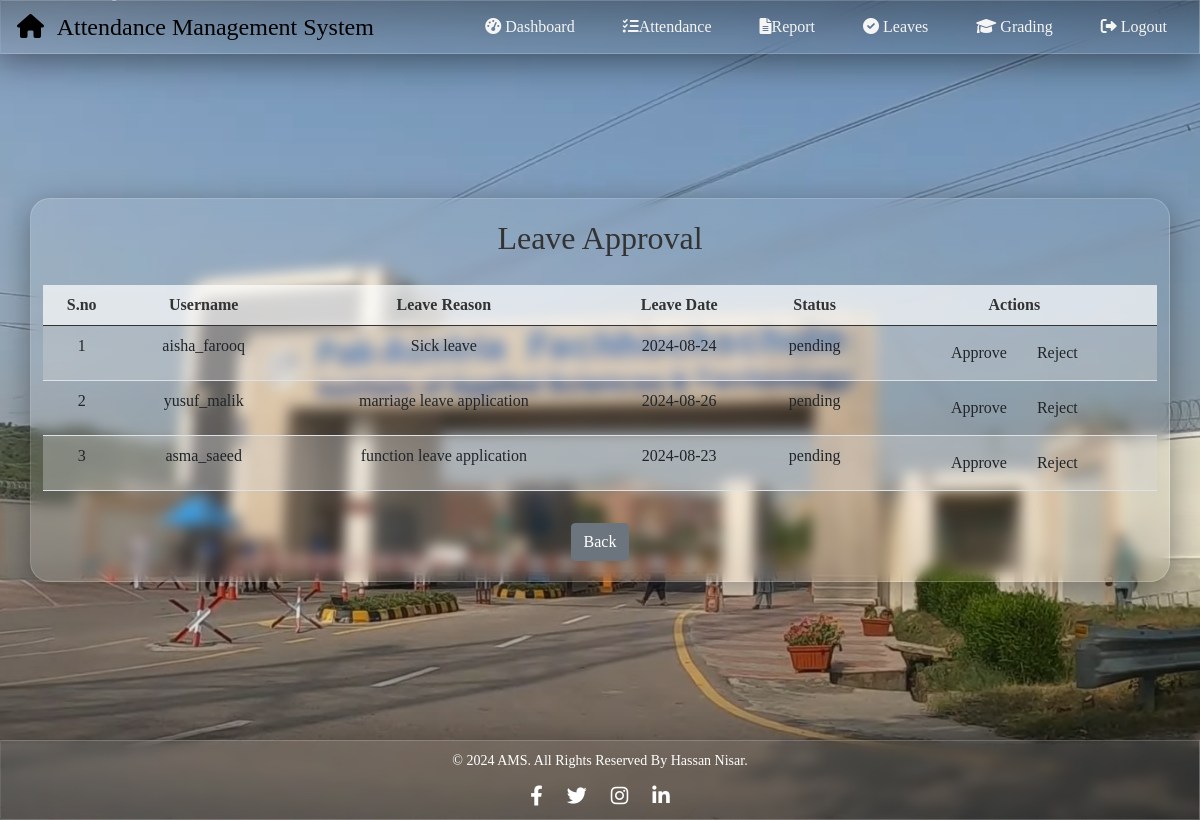
Page /php/leave_approval.php (signed in) on the committed database.
### tables this page shows
CREATE TABLE `leave_requests` (
  `LeaveID` int(11) NOT NULL,
  `UserID` int(11) NOT NULL,
  `LeaveReason` text NOT NULL,
  `LeaveDate` date NOT NULL,
  `Status` enum('pending','approved','rejected') NOT NULL DEFAULT 'pending',
  `CreatedAt` timestamp NOT NULL DEFAULT current_timestamp()
);

CREATE TABLE `users` (
  `UserID` int(11) NOT NULL,
  `Username` varchar(50) NOT NULL,
  `Useremail` varchar(255) NOT NULL,
  `ProfilePicture` varchar(255) DEFAULT 'default.jpg',
  `Password` varchar(255) NOT NULL,
  `UserType` enum('admin','student') NOT NULL DEFAULT 'student'
);

### php/leave_approval.php (the view, shortened to what this page needs)
<?php
include('db.php');
$leaveRequests = [];
$sNo = 1;
$sql = "SELECT lr.LeaveID, lr.UserID, lr.LeaveReason, lr.LeaveDate, lr.Status, u.Username FROM leave_requests lr JOIN users u ON lr.UserID = u.UserID";
$result = $conn->query($sql);
if ($result->num_rows > 0) {
    while ($row = $result->fetch_assoc()) {
        $leaveRequests[] = $row;
    }
}
?>
<!DOCTYPE html>
<html lang="en">
<head>
    <link rel="stylesheet" href="../css/leave_app.css">
    <link rel="stylesheet" href="../css/navbar.css">
    <link rel="stylesheet" href="../css/footer.css">
    <link href="https://cdnjs.cloudflare.com/ajax/libs/font-awesome/6.0.0/css/all.min.css" rel="stylesheet">
    <link href="https://cdn.jsdelivr.net/npm/bootstrap@5.0.2/dist/css/bootstrap.min.css" rel="stylesheet"
>
</head>
<body>
    <?php include('../includes/admin_header.php'); ?>
    <div class="row_app">
        <div class="container container_app">
            <h2>Leave Approval</h2>
            <table class="table table-striped">
                <thead>
                    <tr>
                        <th>S.no</th>
                        <th>Username</th>
                        <th>Leave Reason</th>
                        <th>Leave Date</th>
                        <th>Status</th>
                        <th>Actions</th>
                    </tr>
                </thead>
                <tbody>
                    <?php foreach ($leaveRequests as $request): ?>
                        <tr>
                            <td><?php echo $sNo++; ?></td>
                            <td><?php echo htmlspecialchars($request['Username']); ?></td>
                            <td><?php echo htmlspecialchars($request['LeaveReason']); ?></td>
                            <td><?php echo htmlspecialchars($request['LeaveDate']); ?></td>
                            <td><?php echo htmlspecialchars($request['Status']); ?></td>
                            <td>
                                <?php if ($request['Status'] == 'pending'): ?>
                                    <form method="POST" action="leave_approval.php" style="display:inline;">
                                        <button type="submit" name="action" value="approve"
                                            class="btn btn-approve">Approve</button>
                                        <button type="submit" name="action" value="reject"
                                            class="btn btn-reject">Reject</button>
                                    </form>
                                <?php else: ?>
                                    <span
                                        class="badge badge-secondary"><?php echo htmlspecialchars($request['Status']); ?></span>
                                <?php endif; ?>
                            </td>
                        </tr>
                    <?php endforeach; ?>
                </tbody>
            </table>
            <a href="../index.php" class="btn btn-secondary mt-3">Back</a>
        </div>
    </div>
    <?php include('../includes/footer.php'); ?>
</body>
</html>

### css/leave_app.css (style rules this page uses)
body { background-image: url('../images/default.png'); background-size: cover; background-position: center; background-repeat: no-repeat; overflow-y: hidden; font-family: "Playfair Display", serif !important; font-optical-sizing: auto; }
.row_app { height: 85vh; width: 100vw; display: flex; flex-direction: column; align-items: center; justify-content: center; }
.container_app { display: flex; flex-direction: column; align-items: center; justify-content: center; height: auto; width: 90vw; max-width: 1200px; color: #333; margin-bottom: 20px; text-align: center; background: linear-gradient(135deg, rgba(255, 255, 255, 0.1), rgba(255, 255, 255, 0)); backdrop-filter: blur(7px); -webkit-backdrop-filter: blur(7px); border-radius: 20px; border: 1px solid rgba(255, 255, 255, 0.18); box-shadow: 0 8px 32px 0 rgba(0, 0, 0, 0.37); padding: 20px; }
.table { margin-top: 20px; }
.table thead th { background-color: rgba(255, 255, 255, 0.7); color: #333; }
.table-striped tbody tr:nth-of-type(odd) { background-color: rgba(255, 255, 255, 0.3); }
.btn { display: inline-block; font-size: 1rem; padding: 10px 20px; border-radius: 5px; text-align: center; transition: background-color 0.3s, border-color 0.3s; }
.btn-approve { background-color: #28a745; color: white; border: none; padding: 5px 10px; font-size: 14px; transition: opacity 0.3s; }
.btn-reject { background-color: #dc3545; color: white; border: none; padding: 5px 10px; font-size: 14px; transition: opacity 0.3s; }

### css/navbar.css (style rules this page uses)
* { margin: 0; padding: 0; box-sizing: border-box; }
body { padding-top: 60px; }

### rows in the picture
leave_requests: UserID.Username "aisha_farooq", LeaveReason "Sick leave", LeaveDate "2024-08-24", Status "pending"
leave_requests: UserID.Username "yusuf_malik", LeaveReason "marriage leave application", LeaveDate "2024-08-26", Status "pending"
leave_requests: UserID.Username "asma_saeed", LeaveReason "function leave application", LeaveDate "2024-08-23", Status "pending"
